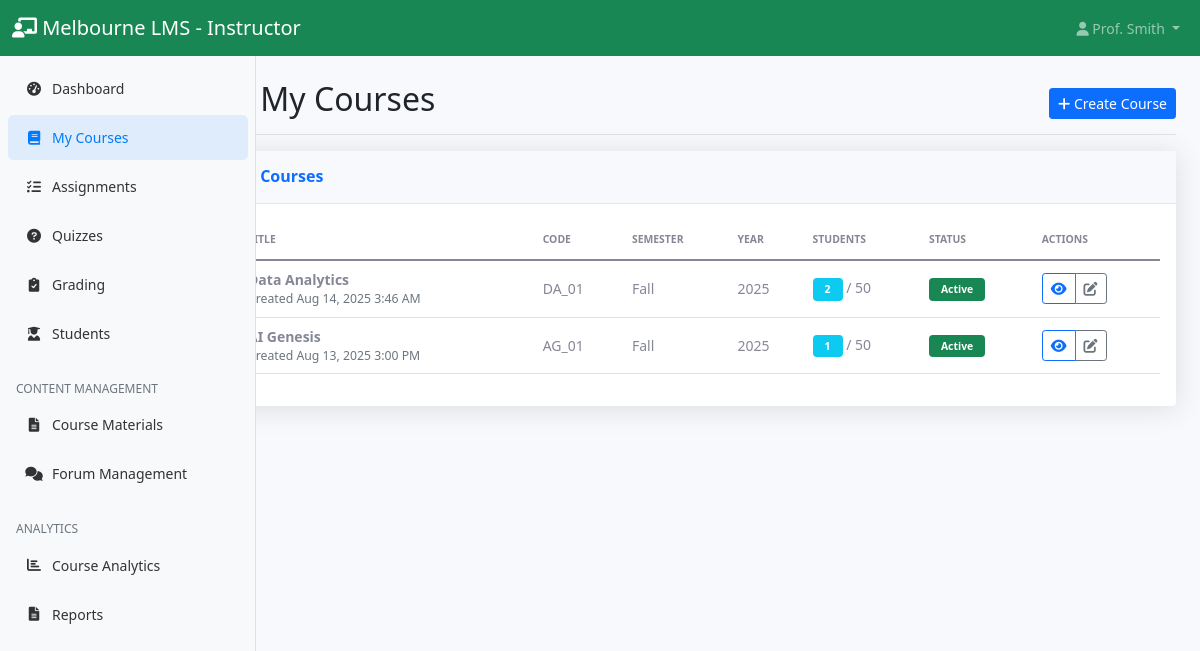
Screenshot of /instructor/courses.php (signed in) with the database file from the repository.
### tables this page shows
CREATE TABLE `courses` (
  `id` int(11) NOT NULL,
  `title` varchar(200) NOT NULL,
  `description` text DEFAULT NULL,
  `instructor_id` int(11) NOT NULL,
  `course_code` varchar(20) NOT NULL,
  `credits` int(11) DEFAULT 3,
  `semester` varchar(20) DEFAULT NULL,
  `year` int(11) DEFAULT NULL,
  `max_students` int(11) DEFAULT 50,
  `status` enum('active','inactive') DEFAULT 'active',
  `created_at` timestamp NOT NULL DEFAULT current_timestamp()
);

### config/database.php (called while the page is built, shortened)
<?php
function formatDate($date)
{
    return date('M j, Y g:i A', strtotime($date));
}

### instructor/courses.php (the view, shortened to what this page needs)
<?php
require_once '../config/database.php';
$database = new Database();
$db = $database->getConnection();
$query = "SELECT c.*,
                 (SELECT COUNT(e.id) FROM enrollments e WHERE e.course_id = c.id AND e.status = 'enrolled') AS enrolled_count
          FROM courses c
          WHERE c.instructor_id = ?
          ORDER BY c.created_at DESC";
$stmt = $db->prepare($query);
$stmt->execute([$_SESSION['user_id']]);
$courses = $stmt->fetchAll(PDO::FETCH_ASSOC);
?>
<!DOCTYPE html>
<html lang="en">
<head>
	<link href="https://cdn.jsdelivr.net/npm/bootstrap@5.1.3/dist/css/bootstrap.min.css" rel="stylesheet">
	<link href="https://cdnjs.cloudflare.com/ajax/libs/font-awesome/6.0.0/css/all.min.css" rel="stylesheet">
	<link href="../assets/css/dashboard.css" rel="stylesheet">
</head>
<body>
	<?php include '../includes/instructor_navbar.php'; ?>
	<div class="container-fluid">
		<div class="row">
			<?php include '../includes/instructor_sidebar.php'; ?>
			<main class="col-md-9 ms-sm-auto col-lg-10 px-md-4">
				<div class="d-flex justify-content-between flex-wrap flex-md-nowrap align-items-center pt-3 pb-2 mb-3 border-bottom">
					<h1 class="h2">
						<i class="fas fa-book"></i> My Courses
					</h1>
					<div class="btn-toolbar mb-2 mb-md-0">
						<a href="course_create.php" class="btn btn-sm btn-primary">
							<i class="fas fa-plus"></i> Create Course
						</a>
					</div>
				</div>
				<div class="card shadow">
					<div class="card-header py-3">
						<h6 class="m-0 font-weight-bold text-primary">
							<i class="fas fa-list"></i> Courses
						</h6>
					</div>
					<div class="card-body">
						<?php if (empty($courses)): ?>
							<div class="text-center py-4">
								<i class="fas fa-book fa-3x text-gray-300 mb-3"></i>
								<p class="text-muted">You haven't created any courses yet.</p>
								<a href="course_create.php" class="btn btn-primary">Create Your First Course</a>
							</div>
						<?php else: ?>
							<div class="table-responsive">
								<table class="table table-hover align-middle">
									<thead>
										<tr>
											<th>Title</th>
											<th>Code</th>
											<th>Semester</th>
											<th>Year</th>
											<th>Students</th>
											<th>Status</th>
											<th>Actions</th>
										</tr>
									</thead>
									<tbody>
										<?php foreach ($courses as $course): ?>
										<tr>
											<td>
												<strong><?php echo htmlspecialchars($course['title']); ?></strong>
												<div class="small text-muted">Created <?php echo formatDate($course['created_at']); ?></div>
											</td>
											<td><?php echo htmlspecialchars($course['course_code']); ?></td>
											<td><?php echo htmlspecialchars($course['semester']); ?></td>
											<td><?php echo htmlspecialchars($course['year']); ?></td>
											<td><span class="badge bg-info"><?php echo (int)$course['enrolled_count']; ?></span> / <?php echo (int)$course['max_students']; ?></td>
											<td>
												<span class="badge <?php echo $course['status'] === 'active' ? 'bg-success' : 'bg-secondary'; ?>"><?php echo ucfirst($course['status']); ?></span>
											</td>
											<td>
												<div class="btn-group" role="group">
													<a href="course_view.php?id=<?php echo $course['id']; ?>" class="btn btn-sm btn-outline-primary" title="View">
														<i class="fas fa-eye"></i>
													</a>
													<a href="course_edit.php?id=<?php echo $course['id']; ?>" class="btn btn-sm btn-outline-secondary" title="Edit">
														<i class="fas fa-edit"></i>
													</a>
												</div>
											</td>
										</tr>
										<?php endforeach; ?>
									</tbody>
								</table>
							</div>
						<?php endif; ?>
					</div>
				</div>
			</main>
		</div>
	</div>
</body>
</html>

### assets/css/dashboard.css (style rules this page uses)
body { font-size: .875rem; background-color: #f8f9fc; }
main { padding-top: 0.5rem; }
.card { box-shadow: 0 0.15rem 1.75rem 0 rgba(58, 59, 69, 0.15) !important; border: none; }
.card-header { background-color: #f8f9fc; border-bottom: 1px solid #e3e6f0; }
.font-weight-bold { font-weight: 700 !important; }
.btn { border-radius: 0.35rem; font-weight: 400; }
.btn-sm { padding: 0.25rem 0.5rem; font-size: 0.875rem; border-radius: 0.2rem; }
.table { color: #858796; }
.table th { border-top: none; font-weight: 600; text-transform: uppercase; font-size: 0.65rem; padding-top: 0.75rem; padding-bottom: 0.75rem; }
.badge { font-weight: 600; font-size: 0.65rem; padding: 0.375rem 0.75rem; }
@media (min-width: 769px) { main { margin-left: 16rem; } }
.shadow { box-shadow: 0 0.15rem 1.75rem 0 rgba(58, 59, 69, 0.15) !important; }

### rows the page displays
courses: title "Data Analytics", created_at "Aug 14, 2025 3:46 AM", course_code "DA_01", semester "Fall", year "2025", enrolled_count "2", max_students "50", status "Active"
courses: title "AI Genesis", created_at "Aug 13, 2025 3:00 PM", course_code "AG_01", semester "Fall", year "2025", enrolled_count "1", max_students "50", status "Active"

### other values shown
$_SESSION['last_name'] "Smith"
